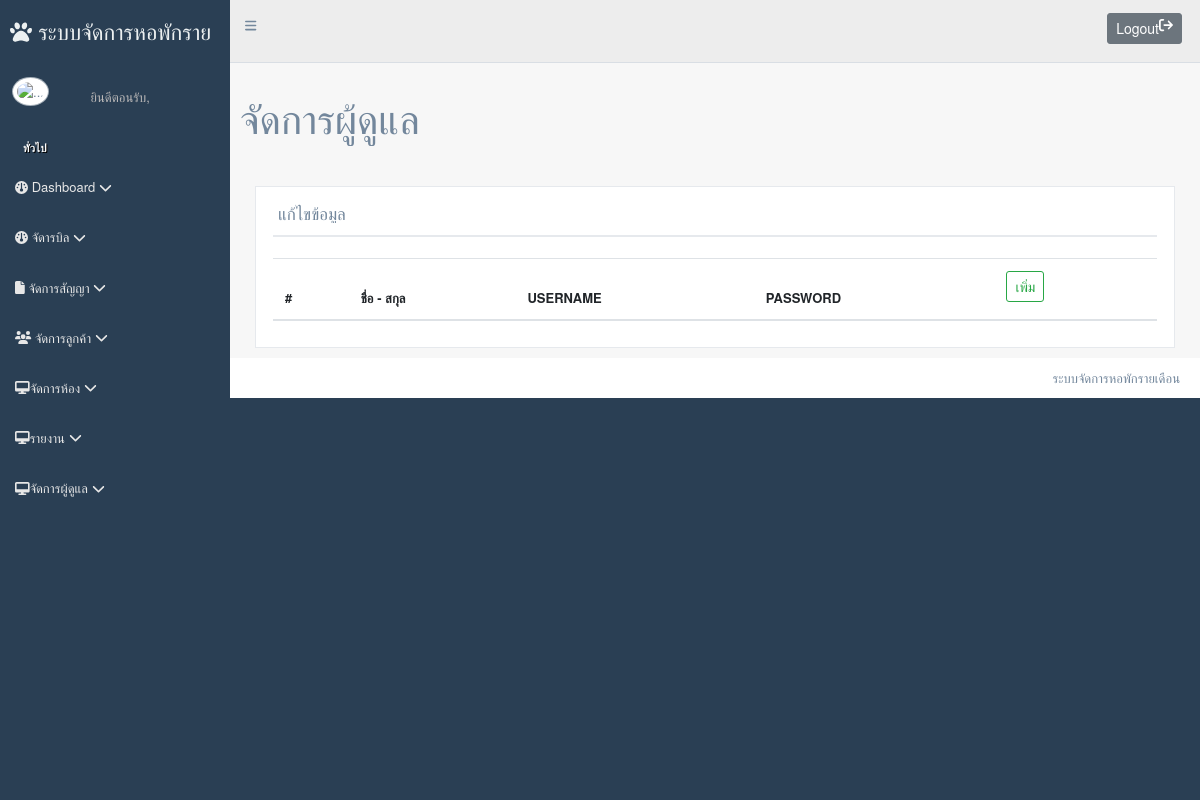
The app's page /index.php/home/admin, older data.
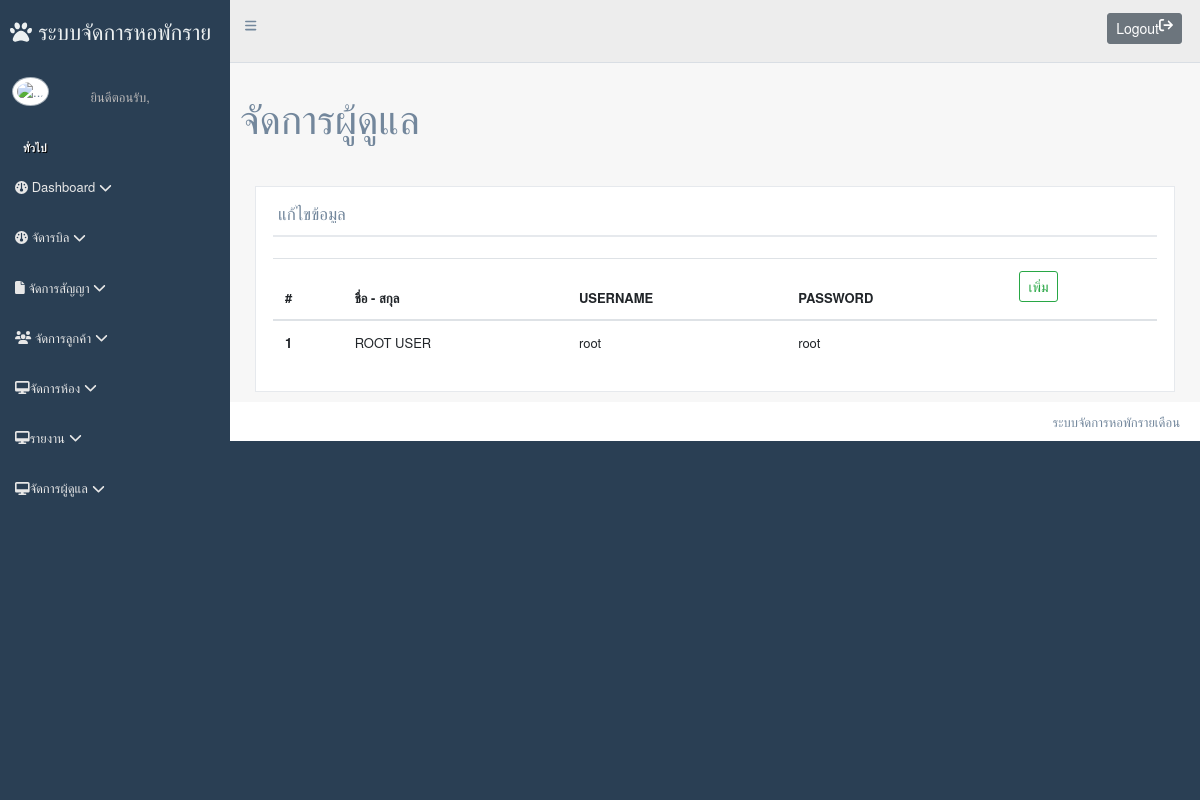
The same page, newer data.
### tables this page shows
CREATE TABLE `account` (
  `ACC_ID` int(11) NOT NULL,
  `ACC_NAME` varchar(100) NOT NULL,
  `ACC_IMGE` varchar(100) NOT NULL DEFAULT 'user.png',
  `ACC_STATUS` varchar(2) DEFAULT '1',
  `ACC_STAMP` datetime NOT NULL DEFAULT current_timestamp() ON UPDATE current_timestamp(),
  `ACC_USERNAME` varchar(50) NOT NULL,
  `ACC_PASSWORD` varchar(50) NOT NULL
);

### application/core/MY_Loader.php (called while the page is built, shortened)
<?php
class MY_Loader extends CI_Loader
{
    public function template($template_name, $vars = array(), $return = FALSE)
    {
        $vars['account'] = $_SESSION['account'];
        if ($return) :
            $content  = $this->view('templates/header', $vars, $return);
            $content .= $this->view($template_name, $vars, $return);
            $content .= $this->view('templates/footer', $vars, $return);
            return $content;
        else :
            $this->view($template_name, $vars);
        endif;
    }
}

### application/controllers/Home.php (called while the page is built, shortened)
<?php
class Home extends CI_Controller
{
	function admin(): void
	{
		$data = array();
		$RES = new Account_models();
		$data['account_ACC'] = $RES->QueryResources([
			"WHERE" => [
				"account" => [
					"ACC_STATUS" => "1"
				]
			],
			"TYPE_RESULT" => "object",
		]);
		$Load = new MY_Loader();
		$Load->template("admin", $data);
	}
}

### index.php (called while the page is built, shortened)
<?php
require_once BASEPATH . 'core/CodeIgniter.php';

### application/models/Account_models.php (called while the page is built, shortened)
<?php
class Account_models extends CI_Model
{
    private $mssql = null;
    public static $sTABLE_NAME = "account";
    public function __construct()
    {
        $this->mssql = $this->load->database('MYSQL', TRUE);
    }
    public static function TB_NAME()
    {
        return sprintf("%s",  self::$sTABLE_NAME);
    }
    public function QueryResources($temp_data = array())
    {
        $temp = array();
        if (empty($temp_data)) {
            $this->mssql->from(self::TB_NAME());
            $query = $this->mssql->get();
            $temp = $query->result_object();
            return $temp;
        } else {
            $temp_data = (object) $temp_data;
        }
        $GROUP_BY = isset($temp_data->GROUP_BY) ? $temp_data->GROUP_BY : array();
        $SELECT = isset($temp_data->SELECT) ? $temp_data->SELECT : array();
        $WHERE = isset($temp_data->WHERE) ? $temp_data->WHERE : array();
        $TYPE_RESULT = isset($temp_data->TYPE_RESULT) ? $temp_data->TYPE_RESULT : 'object';
        $ONE_ROW = isset($temp_data->ONE_ROW) ? $temp_data->ONE_ROW : false;
        $TABLE_NAME = isset($temp_data->TABLE_NAME) ? $temp_data->TABLE_NAME : self::TB_NAME();
        $this->mssql->from($TABLE_NAME);
        if (!empty($WHERE)) {
            foreach ($WHERE as $key_WHERE => $item_WHERE) :
                if (gettype($item_WHERE) == 'array') {
                    foreach ($item_WHERE as $key_item_WHERE => $item_item_WHERE) :
                        if ($key_item_WHERE !== 0) {
                            $TB_ = $key_WHERE;
                            $KE_ = $key_item_WHERE;
                            if (gettype($item_item_WHERE) == "array") {
                                $item_item_WHERE = (object) $item_item_WHERE;
                                $item_item_WHERE_array = $item_item_WHERE;
                                $CONDITION = strtoupper(isset($item_item_WHERE->CONDITION) ? $item_item_WHERE->CONDITION : 'and');
                                $DATA_K = isset($item_item_WHERE->DATA) ? $item_item_WHERE->DATA : array();
                                $GROUP = isset($item_item_WHERE->GROUP) ? $item_item_WHERE->GROUP : false;
                                if (empty($DATA_K)) {
                                    continue;
                                }
                                switch ($CONDITION) {
                                    case 'OR':
                                        if (gettype($DATA_K) == "array") {
                                            if ($GROUP == true) {
                                                $this->mssql->group_start();
                                            }
                                            foreach ($DATA_K as $key_DK => $item_DK) :
                                                $this->mssql->or_where(sprintf("%s.%s", $TB_, $KE_), $item_DK);
                                            endforeach;
                                            if ($GROUP == true) {
                                                $this->mssql->group_end();
                                            }
                                        } else {
                                            $this->mssql->or_where(sprintf("%s.%s", $TB_, $KE_), $DATA_K);
                                        }
                                        break;
                                    case 'IN':
                                        if (gettype($DATA_K) == "array") {
                                            if ($GROUP == true) {
                                                $this->mssql->group_start();
                                            }
                                            $this->mssql->where_in(sprintf("%s.%s", $TB_, $KE_), $DATA_K);
                                            if ($GROUP == true) {
                                                $this->mssql->group_end();
                                            }
                                        } else {
                                            $this->mssql->where_in(sprintf("%s.%s", $TB_, $KE_), $DATA_K);
                                        }
                                        break;
                                    case 'OR_IN':
                                        if (gettype($DATA_K) == "array") {
                                            if ($GROUP == true) {
                                                $this->mssql->group_start();
                                            }
                                            $this->mssql->or_where_in(sprintf("%s.%s", $TB_, $KE_), $DATA_K);
                                            if ($GROUP == true) {
                                                $this->mssql->group_end();
                                            }
                                        } else {
                                            $this->mssql->or_where_in(sprintf("%s.%s", $TB_, $KE_), $DATA_K);
                                        }
                                        break;
                                    case 'NOT_IN':
                                        if (gettype($DATA_K) == "array") {
                                            if ($GROUP == true) {
                                                $this->mssql->group_start();
                                            }
                                            $this->mssql->where_not_in(sprintf("%s.%s", $TB_, $KE_), $DATA_K);
                                            if ($GROUP == true) {
                                                $this->mssql->group_end();
                                            }
                                        } else {
                                            $this->mssql->where_not_in(sprintf("%s.%s", $TB_, $KE_), $DATA_K);
                                        }
                                        break;
                                    case 'OR_NOT_IN':
                                        if (gettype($DATA_K) == "array") {
                                            if ($GROUP == true) {
                                                $this->mssql->group_start();
                                            }
                                            $this->mssql->where_not_in(sprintf("%s.%s", $TB_, $KE_), $DATA_K);
                                            if ($GROUP == true) {
                                                $this->mssql->group_end();
                                            }
                                        } else {
                                            $this->mssql->or_where_not_in(sprintf("%s.%s", $TB_, $KE_), $DATA_K);
                                        }
                                        break;
                                    case 'AND':
                                        if (gettype($DATA_K) == "array") {
                                            if ($GROUP == true) {
                                                $this->mssql->group_start();
                                            }
                                            foreach ($DATA_K as $key_DK => $item_DK) :
                                                $this->mssql->where(sprintf("%s.%s", $TB_, $KE_), $item_DK);
                                            endforeach;
                                            if ($GROUP == true) {
                                                $this->mssql->group_end();
                                            }
                                        } else {
                                            $this->mssql->where(sprintf("%s.%s", $TB_, $KE_), $DATA_K);
                                        }
                                        break;
                                    case 'LIKE':
                                        if (gettype($DATA_K) == "array") {
                                            if ($GROUP == true) {
                                                $this->mssql->group_start();
                                            }
                                            foreach ($DATA_K as $key_DK => $item_DK) :
                                                $this->mssql->like(sprintf("%s.%s", $TB_, $KE_), $item_DK, 'both');
                                            endforeach;
                                            if ($GROUP == true) {
                                                $this->mssql->group_end();
                                            }
                                        } else {
                                            $this->mssql->like(sprintf("%s.%s", $TB_, $KE_), $DATA_K, 'both');
                                        }
                                        break;
                                    case 'OR_LIKE':
                                        if (gettype($DATA_K) == "array") {
                                            if ($GROUP == true) {
                                                $this->mssql->group_start();
                                            }
                                            foreach ($DATA_K as $key_DK => $item_DK) :
                                                $this->mssql->or_like(sprintf("%s.%s", $TB_, $KE_), $item_DK, 'both');
                                            endforeach;
                                            if ($GROUP == true) {
                                                $this->mssql->group_end();
                                            }
                                        } else {
                                            $this->mssql->or_like(sprintf("%s.%s", $TB_, $KE_), $DATA_K, 'both');
                                        }
                                        break;
                                }
                            } else {
                                $this->mssql->where(sprintf("%s.%s", $TB_, $KE_), $item_item_WHERE);
                            }
                        }
                    endforeach;
                }
            endforeach;
        }
        if (empty($SELECT) && empty($GROUP_BY)) {
            $this->mssql->select("*");
        }
        try {
            $query = $this->mssql->get();
            if ($TYPE_RESULT == 'object' && $ONE_ROW != true) {
                $temp = $query->result_object();
            } elseif ($TYPE_RESULT == 'array' && $ONE_ROW != true) {
                $temp = $query->result_array();
            } elseif ($TYPE_RESULT == 'object' && $ONE_ROW == true) {
                $temp = $query->row_object();
            } elseif ($TYPE_RESULT == 'array' && $ONE_ROW == true) {
                $temp = $query->row_array();
            } else {
                $temp = $query->result_object();
            }
            return $temp;
        } catch (Exception $e) {
            return $e;
        }
    }
}

### application/views/admin.php (the view, shortened to what the rows shown need)
<div class="right_col" role="">
    <div class="">
        <div class="row mb-5">
            <div class="page-title">
                <div class="title_left">
                    <h1>จัดการผู้ดูแล</h1>
                </div>
            </div>
        </div>
        <div class="row">
            <div class="col-12">
                <div class="x_panel">
                    <div class="x_title">
                        <h2>แก้ไขข้อมูล</h2>
                    </div>
                    <table class="table">
                        <thead>
                            <tr>
                                <th scope="col">#</th>
                                <th scope="col">ชื่อ - สกุล</th>
                                <th scope="col">USERNAME</th>
                                <th scope="col">PASSWORD</th>
                                <th scope="col"><a class="btn btn-sm btn-outline-success" href="<?= base_url('home/admin_view_add') ?>">เพิ่ม</a></th>
                            </tr>
                        </thead>
                        <tbody>
                            <?php foreach ($account_ACC as $key => $ii) : ?>
                                <tr>
                                    <th scope="row"><?= 1; ?></th>
                                    <td><?= $ii->ACC_NAME; ?></td>
                                    <td><?= $ii->ACC_USERNAME; ?></td>
                                    <td><?= $ii->ACC_PASSWORD; ?></td>
                                    <td><a style="display: <?= $ii->ACC_ID  == 1 ? "none":"block" ?> ;" class="btn btn-sm btn-warning" href="<?= base_url('home/admin_view_edit/' . $ii->ACC_ID) ?>">แก้ไข</a></td>
                                </tr>
                            <?php endforeach; ?>
                        </tbody>
                    </table>
                </div>
            </div>
        </div>
    </div>
</div>

Row changes from the older to the newer data that the page shows:
now on this page (row edited): account: ACC_NAME "ROOT USER", ACC_USERNAME "root", ACC_PASSWORD "root"
